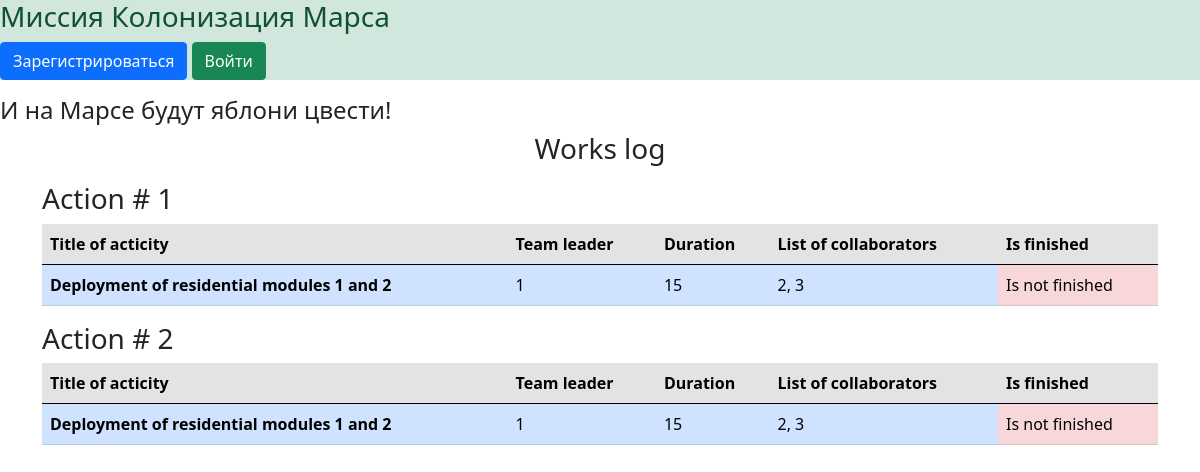
The app's page /, older data.
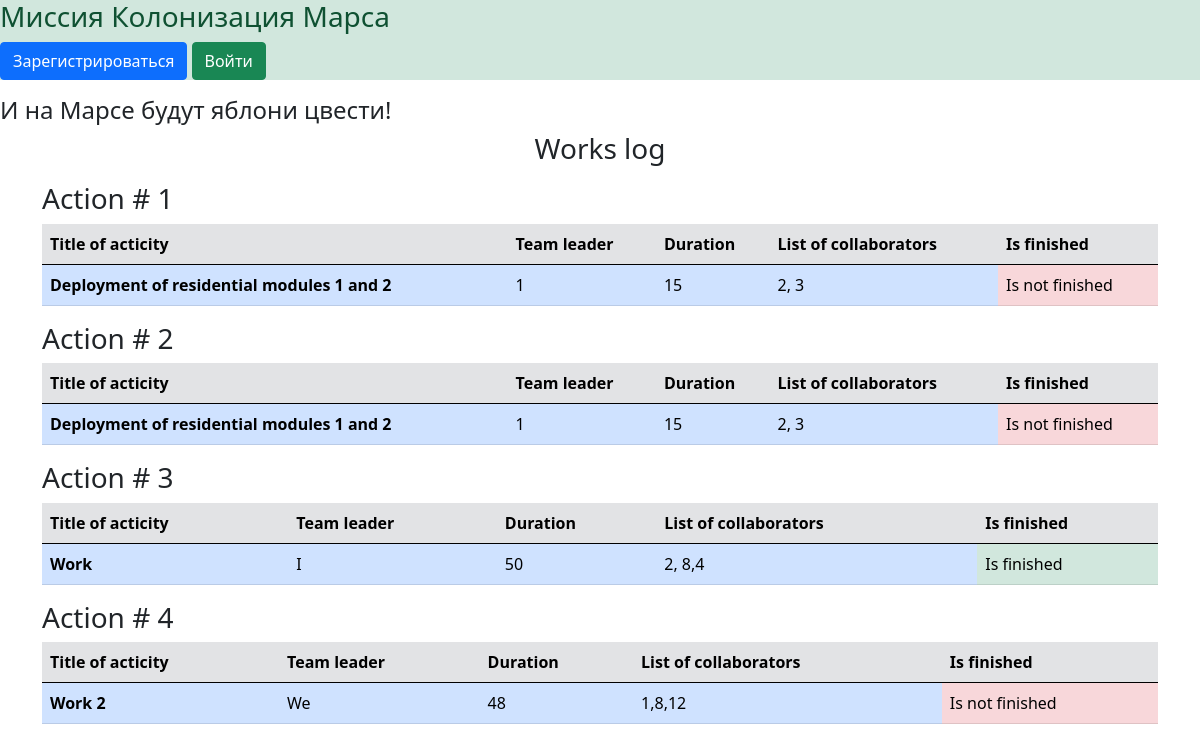
The same page, newer data.
### data/jobs.py (models this page shows)
class Jobs(SqlAlchemyBase):
    __tablename__ = 'jobs'
    user = orm.relationship('User')
    id = sqlalchemy.Column(sqlalchemy.Integer,
                           primary_key=True, autoincrement=True)
    team_leader = sqlalchemy.Column(sqlalchemy.Integer,
                                    sqlalchemy.ForeignKey("users.id"))
    job = sqlalchemy.Column(sqlalchemy.String, nullable=True)
    work_size = sqlalchemy.Column(sqlalchemy.Integer, nullable=True)
    collaborators = sqlalchemy.Column(sqlalchemy.String, nullable=True)
    start_date = sqlalchemy.Column(sqlalchemy.DateTime,
                                   default=datetime.datetime.now())
    end_date = sqlalchemy.Column(sqlalchemy.DateTime,
                                 default=datetime.datetime.now())
    is_finished = sqlalchemy.Column(sqlalchemy.Boolean)

### main.py (the view)
@app.route('/')
def works_log():
    db_sess = db_session.create_session()
    content = db_sess.query(Jobs).all()
    return render_template('index.html', data=list(content))

### data/db_session.py (called while the page is built)
def create_session() -> Session:
    global __factory
    return __factory()

### templates/index.html (shortened to what this page needs)
{% extends "base.html" %}
{% block content %}
<h3><p align="center">Works log</p></h3>
{% for item in data %}
<h3>Action # {{item["id"]}}</h3>
    <table class="table">
  <thead class="table-secondary">
    <tr>
      <th scope="col">Title of acticity</th>
      <th scope="col">Team leader</th>
      <th scope="col">Duration</th>
      <th scope="col">List of collaborators</th>
        <th scope="col">Is finished</th>
    </tr>
  </thead>
  <tbody>
    <tr class="danger">
      <th scope="row" class="table-primary">{{item["job"].capitalize()}}</th>
      <td class="table-primary">{{item["team_leader"]}}</td>
      <td class="table-primary">{{item["work_size"]}}</td>
      <td class="table-primary">{{item["collaborators"]}}</td>
      <td class="table-{{'success' if item['is_finished'] else 'danger'}}">{{'Is finished' if item["is_finished"] else 'Is not finished'}}</td>
    </tr>
  </tbody>
</table>
{% endfor %}
{% endblock %}

### templates/base.html (shortened to what this page needs)
<!DOCTYPE html>
<html lang="en">
<head>
    <link rel="stylesheet"
          href="https://cdn.jsdelivr.net/npm/bootstrap@5.0.0-beta1/dist/css/bootstrap.min.css"
>
</head>
<body>
<header>
    <div class="alert-success", role="alert">
        <h3>Миссия Колонизация Марса</h3>
        {% if current_user.is_authenticated %}
    <a class="navbar-brand" href="/logout">{{ current_user.name }}</a>
{% else %}
    <p>
        <a class="btn btn-primary " href="/register">Зарегистрироваться</a>
        <a class="btn btn-success" href="/login">Войти</a>
    </p>
{% endif %}
    </div>
    <h4>И на Марсе будут яблони цвести!</h4>
</header>
<main role="main" class="container">
    {% block content %}{% endblock %}
</main>
</body>
</html>

Row changes from the older to the newer data that the page shows:
added Jobs: id "3", job "Work", team_leader "I", work_size "50", collaborators "2, 8,4", is_finished "Is finished"
added Jobs: id "4", job "Work 2", team_leader "We", work_size "48", collaborators "1,8,12", is_finished "Is not finished"
